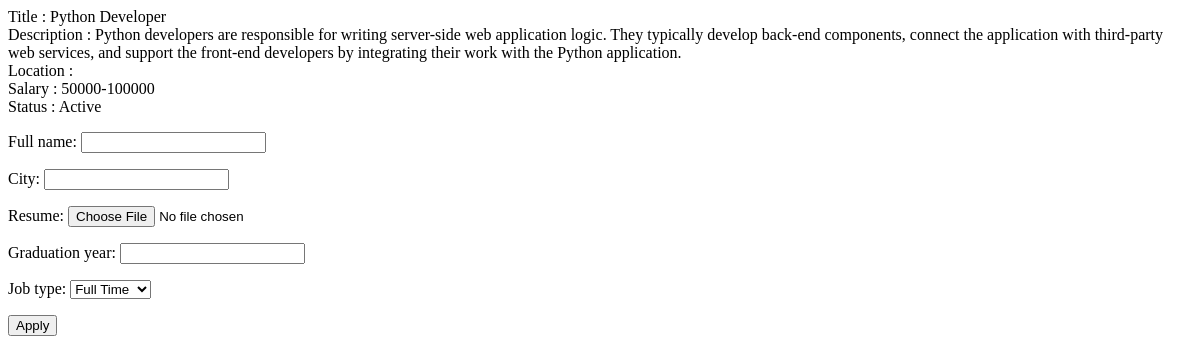
Before: /1 with the older database file.
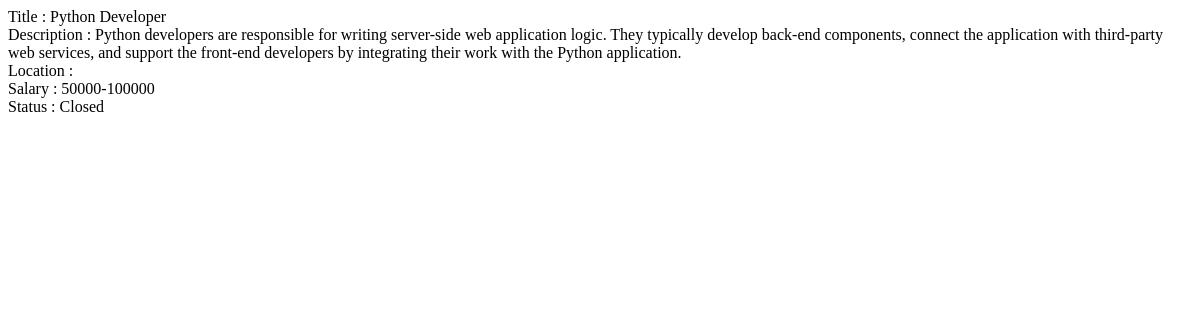
After: the same page with the newer database file.
### job_details/models.py (models this page shows, shortened)
class Job(models.Model):
    title = models.CharField(max_length=36)
    desc = models.TextField(max_length=320)
    location = models.CharField(max_length=20)
    pay_range = models.CharField(max_length=16,null=True)
    status = models.CharField(max_length=6, choices=STATUS, default='None')
    created = models.DateTimeField(auto_now_add=True)
    updated = models.DateTimeField(auto_now=True)

### job_details/views.py (the view, shortened to what this page needs)
# urls.py: path('<pk>',JobDetail.as_view(),name='detail'),
class JobDetail(DetailView,FormMixin):
    model = Job
    template_name = 'job_details/detail.html'
    form_class = ApplyForm

### job_details/forms.py
class ApplyForm(ModelForm):
    class Meta:
        model = JobApplication
        fields = ['full_name','city','resume','graduation_year','job_type',]

### job_details/templates/job_details/detail.html (shortened to what this page needs)
{% extends "base.html" %}
{% block content %}
    Title : {{object.title}}
    <br>
    Description : {{object.desc}}
    <br>
    Location : {{objecct.location}}
    <br>
    Salary : {{object.pay_range}}
    <br>
    Status : {{object.status}}
    {% if object.status == "Active" %}
        <form method="POST" enctype="multipart/form-data">
            {{form.as_p}}
            <input type="submit" value="Apply">
        </form>
    {% endif %}
{% endblock content %}

### templates/base.html (shortened to what this page needs)
<!DOCTYPE html>
<html>
    <head>
    </head>
    <body>
        {% block content %}
        {% endblock content %}
    </body>
</html>

Changed rows visible on the page:
changed Job "Python Developer": status "Active" → "Closed"
Other visible differences:
form field job_type: "Full Time" → (not shown)
form field value: "Apply" → (not shown)
text no longer shown: "Full name: City: Resume: Graduation year: Job type:"
